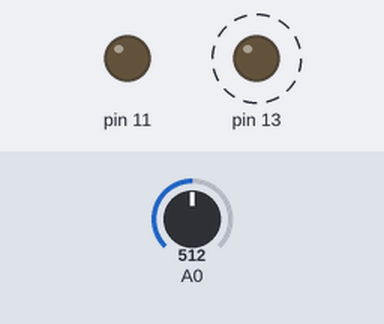
The sketch below on a simulated Arduino Uno, built with avr-gcc and run on an emulated ATmega328P. Shown: output pins drawn as LEDs (lit = HIGH). Dashed ring = blinking. The inputs (shaded band) are chosen by the test bench; at power-on: A0 = 512. What the sketch prints to the serial monitor is not drawn.

Above: at 1.2 s.
1.3 s: A0 set to 900
At 1.9 s:
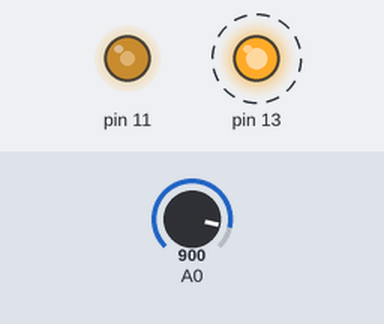
4.3 s: A0 set to 716
At 4.67 s:
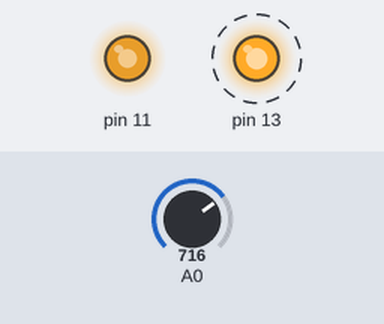
7.3 s: A0 set to 750
At 7.44 s:
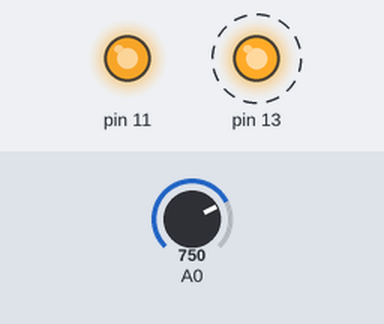
10.3 s: A0 set to 768
At 10.66 s:
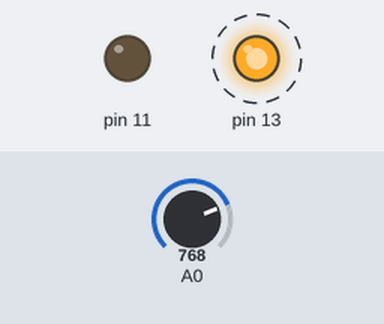
13.3 s: A0 set to 306
At 14.09 s:
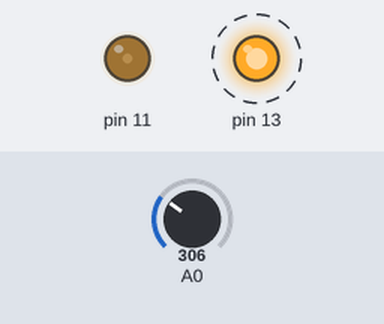
16.3 s: A0 set to 1023
At 16.7 s:
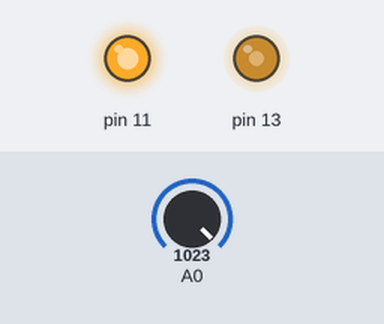
Timing chart, 0 to 20.3 s (numbered marks = the images above; inputs shaded):
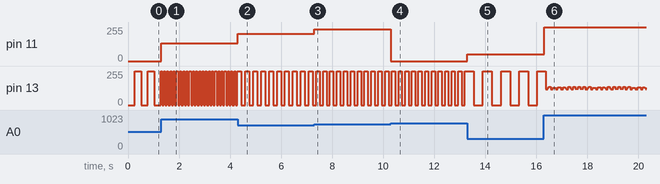

The sketch:

Arduino_Pot.ino
```cpp
unsigned long timer = 0;
unsigned long interval = 1000;
boolean LEDstate;
int value = 0;

#if defined(ARDUINO_SAMD_ZERO) && defined(SERIAL_PORT_USBVIRTUAL)
  // Required for Serial on Zero based boards
  #define Serial SERIAL_PORT_USBVIRTUAL
#endif

void setup() {
  // initialize digital pin 13 as an output.
  pinMode(13, OUTPUT);
  Serial.begin(9600);
}

// the loop function runs over and over again forever
void loop() {
  value = analogRead(A0);
  interval = map(value, 0, 1024, 500,0);

  if (millis() - timer > interval) { //Toggle LED state every time interval has elapsed
    timer = millis();
    LEDstate = !LEDstate;
  }
  digitalWrite(13, LEDstate);   // Write LED state
  analogWrite(11, value);       // Write PWM Output to pin11
  Serial.println(value);
}
```

Measured:
- the behaviour switches between 767 and 768 on A0 (found by bisection; images 3 and 4)
- after the input at 1.3 s, pin 11: 0/255 → 132/255 at once; pin 13: alternates 255/255 for 0.06 s and 0/255 for 0.06 s, starting at once
- after the input at 4.3 s, pin 11: 132/255 → 204/255 at once; pin 13: alternates 255/255 for 0.16 s and 0/255 for 0.16 s, starting after 0.14 s
- after the input at 7.3 s, pin 11: 204/255 → 238/255 at once
- after the input at 10.3 s, pin 11: 238/255 → 0/255 at once
- after the input at 13.3 s, pin 11: 0/255 → 50/255 at once; pin 13: alternates 255/255 for 0.35 s and 0/255 for 0.35 s, starting after 0.26 s
- after the input at 16.3 s, pin 11: 50/255 → 255/255 at once
- by itself, pin 13: alternates 255/255 for 0.25 s and 0/255 for 0.25 s
